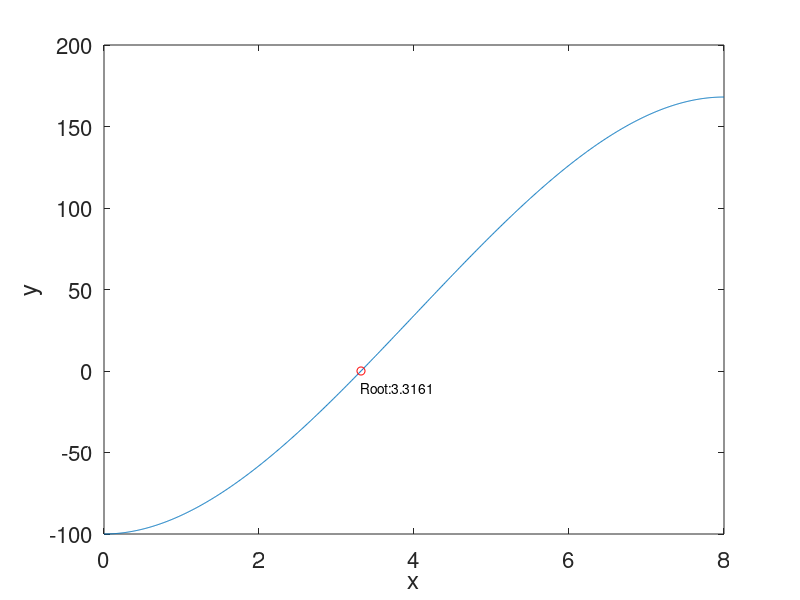

This figure's MATLAB source:
% BISECTION METHOD
%Define function ~= j--> not equal to
f= @(x) (pi*x.^2.*(12-x)/3)-100;
%Define end points of interval
xlow=0;
xh=8;
%Error Tolerance
tol=1e-5;

%evaluat funtion at end points
fl=f(xlow);
fh=f(xh);
%Check root is in interval
if sign(fl)==sign(fh)
    error ('f(xlow) and f(xh) must have different signs')
end
%plot function
x = linspace(xlow,xh,1000);
figure(1);clf(1)
plot(x,f(x))
xlabel('x')
ylabel('y')
set(gca, 'Fontsize',16)
hold on
% initiate xr and xrold
xr = xlow;
%iterate until converged
count=0;
while abs(xlow-xh)>tol
    count=count+1;
    %Estimate root
    xr = 0.5*(xlow+xh); %bisection method
    %update xlow or xh
    if sign(f(xr)) == sign(f(xlow))
        xlow = xr; %lower subinterval
    else
        xh=xr; 
    end
    disp(count)
end
root = xr;
disp(root)
%add root to plot
plot(root, f(root),'ro')
text(root, -10,['Root:', num2str(root)])